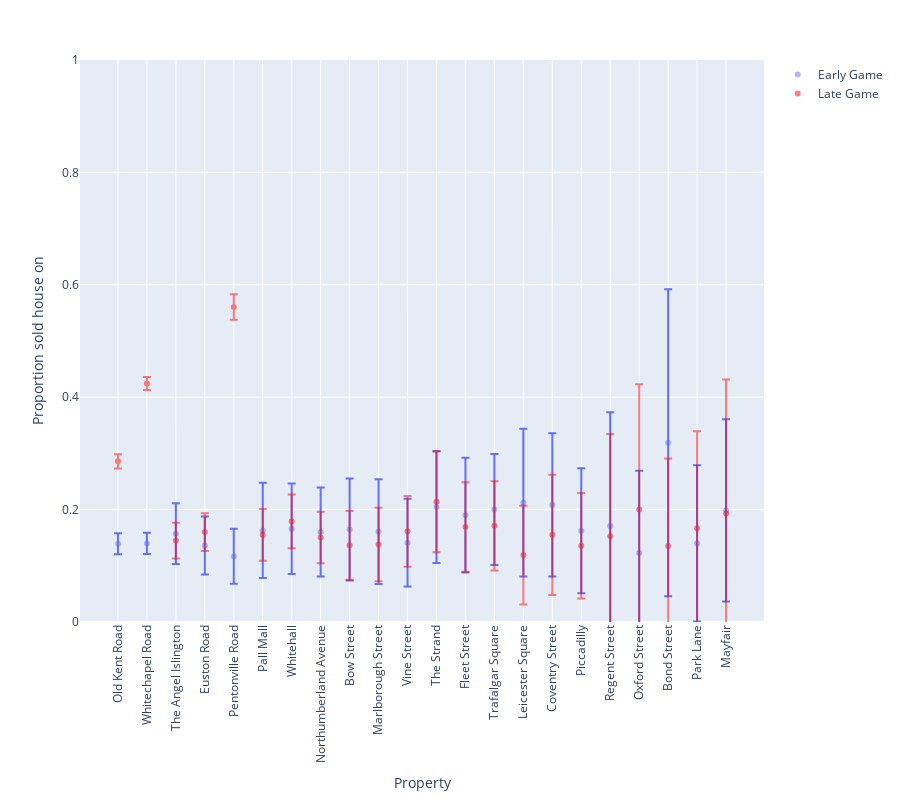

Notebook code cell kept with this figure:
### Code cell
plot_action_proportions(df_sell_house, 'Proportion sold house on (early game)', 
                        'Proportion sold house on (late game)', 'Proportion sold house on', 21)

### Figure 1 — Plotly figure (JSON) as saved in the notebook; plotly's stock layout.template omitted (floating-point values rounded to 4 significant figures)
{"data": [{"error_y": {"array": [0.01867, 0.01887, 0.05392, 0.05149, 0.04902, 0.08488, 0.08063, 0.07916, 0.09087, 0.0932, 0.07807, 0.09934, 0.1021, 0.09872, 0.1313, 0.1275, 0.1113, 0.2023, 0.1463, 0.2731, 0.1391, 0.162]}, "hovertemplate": "Property=%{x}<br>Proportion sold house on (early game)=%{y}<extra></extra>", "legendgroup": "", "marker": {"color": "#636efa", "opacity": 0.5, "symbol": "circle"}, "mode": "markers", "name": "Early Game", "orientation": "v", "showlegend": true, "type": "scatter", "x": ["Old Kent Road", "Whitechapel Road", "The Angel Islington", "Euston Road", "Pentonville Road", "Pall Mall", "Whitehall", "Northumberland Avenue", "Bow Street", "Marlborough Street", "Vine Street", "The Strand", "Fleet Street", "Trafalgar Square", "Leicester Square", "Coventry Street", "Piccadilly", "Regent Street", "Oxford Street", "Bond Street", "Park Lane", "Mayfair"], "xaxis": "x", "y": [0.1392, 0.1399, 0.1572, 0.1361, 0.117, 0.163, 0.1658, 0.1603, 0.1646, 0.1607, 0.1411, 0.2044, 0.19, 0.2, 0.2124, 0.2083, 0.1623, 0.1707, 0.1227, 0.3191, 0.1398, 0.1986], "yaxis": "y"}, {"error_y": {"array": [0.0128, 0.01155, 0.03194, 0.03352, 0.02284, 0.04591, 0.04791, 0.04563, 0.06116, 0.06542, 0.06308, 0.08993, 0.0795, 0.07955, 0.08777, 0.1071, 0.09386, 0.1821, 0.2231, 0.1555, 0.1729, 0.2383]}, "hovertemplate": "Property=%{x}<br>Proportion sold house on (late game)=%{y}<extra></extra>", "legendgroup": "", "marker": {"color": "red", "symbol": "circle"}, "mode": "markers", "name": "Late Game", "opacity": 0.5, "orientation": "v", "showlegend": true, "type": "scatter", "x": ["Old Kent Road", "Whitechapel Road", "The Angel Islington", "Euston Road", "Pentonville Road", "Pall Mall", "Whitehall", "Northumberland Avenue", "Bow Street", "Marlborough Street", "Vine Street", "The Strand", "Fleet Street", "Trafalgar Square", "Leicester Square", "Coventry Street", "Piccadilly", "Regent Street", "Oxford Street", "Bond Street", "Park Lane", "Mayfair"], "xaxis": "x", "y": [0.2858, 0.4242, 0.1448, 0.16, 0.5605, 0.1551, 0.179, 0.1504, 0.1365, 0.138, 0.1613, 0.214, 0.169, 0.1711, 0.1191, 0.1552, 0.1357, 0.1524, 0.2, 0.1353, 0.1667, 0.193], "yaxis": "y"}], "layout": {"height": 800, "legend": {"tracegroupgap": 0}, "margin": {"t": 60}, "xaxis": {"anchor": "y", "domain": [0, 1], "tickangle": -90, "title": {"text": "Property"}}, "yaxis": {"anchor": "x", "domain": [0, 1], "range": [0, 1], "title": {"text": "Proportion sold house on"}}}}
